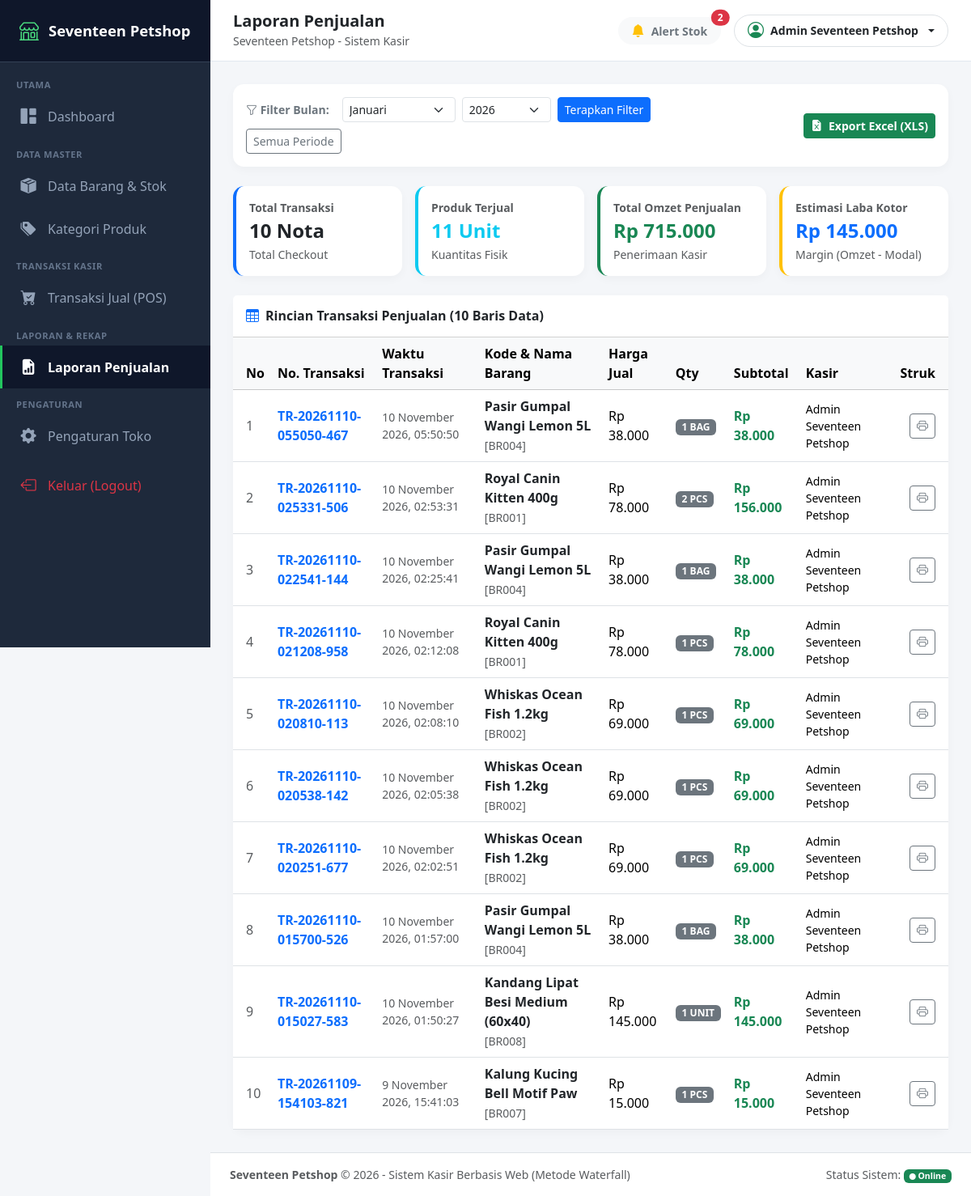
Page /module/laporan/index.php (signed in) on the committed database.
### tables this page shows
CREATE TABLE `toko` (
  `id_toko` int(11) NOT NULL,
  `nama_toko` varchar(255) NOT NULL,
  `alamat_toko` text NOT NULL,
  `tlp` varchar(50) NOT NULL,
  `nama_pemilik` varchar(255) NOT NULL
);

CREATE TABLE `nota` (
  `id_nota` int(11) NOT NULL,
  `no_transaksi` varchar(50) NOT NULL,
  `id_barang` varchar(50) NOT NULL,
  `id_member` int(11) NOT NULL,
  `jumlah` int(11) NOT NULL DEFAULT 1,
  `total` decimal(12,2) NOT NULL DEFAULT 0.00,
  `tanggal_input` varchar(50) NOT NULL,
  `periode` varchar(20) DEFAULT NULL
);

CREATE TABLE `barang` (
  `id` int(11) NOT NULL,
  `id_barang` varchar(50) NOT NULL,
  `id_kategori` int(11) NOT NULL,
  `nama_barang` varchar(255) NOT NULL,
  `merk` varchar(100) NOT NULL,
  `harga_beli` decimal(12,2) NOT NULL DEFAULT 0.00,
  `harga_jual` decimal(12,2) NOT NULL DEFAULT 0.00,
  `satuan_barang` varchar(50) NOT NULL DEFAULT 'PCS',
  `stok` int(11) NOT NULL DEFAULT 0,
  `stok_minimum` int(11) NOT NULL DEFAULT 5,
  `tgl_input` varchar(50) NOT NULL,
  `tgl_update` varchar(50) DEFAULT NULL
);

CREATE TABLE `member` (
  `id_member` int(11) NOT NULL,
  `nm_member` varchar(255) NOT NULL,
  `alamat_member` text NOT NULL,
  `telepon` varchar(25) NOT NULL,
  `email` varchar(100) NOT NULL,
  `gambar` varchar(255) DEFAULT 'default.jpg',
  `NIK` varchar(50) NOT NULL
);

### config/config.php (called while the page is built, shortened)
<?php
function rupiah($nominal) {
    return 'Rp ' . number_format((float)$nominal, 0, ',', '.');
}

### module/laporan/index.php (the view, shortened to what this page needs)
<?php
$pageTitle = 'Laporan Penjualan';
$activeMenu = 'laporan';
require_once __DIR__ . '/../../includes/header.php';
$mode = $_GET['mode'] ?? 'semua';
$bulan = $_GET['bulan'] ?? date('m');
$tahun = $_GET['tahun'] ?? date('Y');
$sql = "
    SELECT n.*, b.nama_barang, b.harga_beli, b.harga_jual, b.satuan_barang, m.nm_member
    FROM nota n
    JOIN barang b ON n.id_barang = b.id_barang
    LEFT JOIN member m ON n.id_member = m.id_member
    WHERE 1=1
";
$params = [];
$sql .= " ORDER BY n.id_nota DESC";
$stmt = $pdo->prepare($sql);
$stmt->execute($params);
$laporanList = $stmt->fetchAll();
$totalOmzet = 0;
$totalModal = 0;
$totalItemTerjual = 0;
$uniqueTrx = [];
foreach ($laporanList as $lap) {
    $totalOmzet += (float)$lap['total'];
    $totalModal += ((float)$lap['harga_beli'] * (int)$lap['jumlah']);
    $totalItemTerjual += (int)$lap['jumlah'];
    $uniqueTrx[$lap['no_transaksi']] = true;
}
$estimasiProfit = $totalOmzet - $totalModal;
$totalTrx = count($uniqueTrx);
?>
<div class="card card-custom mb-4">
    <div class="card-body p-3">
        <form action="" method="GET" class="row g-2 align-items-center justify-content-between">
            <div class="col-md-8 d-flex flex-wrap gap-2 align-items-center">
                <span class="fw-bold small text-secondary me-2"><i class="bi bi-funnel"></i> Filter Bulan:</span>
                <select name="bulan" class="form-select form-select-sm" style="width: 140px;">
                    <?php
                    $namaBulan = [
                        '01' => 'Januari', '02' => 'Februari', '03' => 'Maret', '04' => 'April',
                        '05' => 'Mei', '06' => 'Juni', '07' => 'Juli', '08' => 'Agustus',
                        '09' => 'September', '10' => 'Oktober', '11' => 'November', '12' => 'Desember'
                    ];
                    foreach ($namaBulan as $mKey => $mName):
                    ?>
                        <option value="<?= $mKey ?>" <?= ($bulan === $mKey) ? 'selected' : '' ?>><?= $mName ?></option>
                    <?php endforeach; ?>
                </select>
                <select name="tahun" class="form-select form-select-sm" style="width: 110px;">
                    <?php for ($y = date('Y'); $y >= 2020; $y--): ?>
                        <option value="<?= $y ?>" <?= ($tahun == $y) ? 'selected' : '' ?>><?= $y ?></option>
                    <?php endfor; ?>
                </select>
                <button type="submit" class="btn btn-sm btn-primary">Terapkan Filter</button>
                <a href="index.php" class="btn btn-sm btn-outline-secondary">Semua Periode</a>
            </div>
            <div class="col-md-4 text-md-end">
                <a href="export_excel.php?mode=<?= urlencode($mode) ?>&bulan=<?= urlencode($bulan) ?>&tahun=<?= urlencode($tahun) ?>" class="btn btn-sm btn-success fw-bold">
                    <i class="bi bi-file-earmark-excel-fill me-1"></i> Export Excel (XLS)
                </a>
            </div>
        </form>
    </div>
</div>
<div class="row g-3 mb-4">
    <div class="col-sm-6 col-xl-3">
        <div class="card card-custom p-3 border-start border-primary border-4">
            <span class="text-muted small fw-semibold">Total Transaksi</span>
            <h4 class="fw-bold my-1 text-dark"><?= number_format($totalTrx) ?> Nota</h4>
            <small class="text-muted">Total Checkout</small>
        </div>
    </div>
    <div class="col-sm-6 col-xl-3">
        <div class="card card-custom p-3 border-start border-info border-4">
            <span class="text-muted small fw-semibold">Produk Terjual</span>
            <h4 class="fw-bold my-1 text-info"><?= number_format($totalItemTerjual) ?> Unit</h4>
            <small class="text-muted">Kuantitas Fisik</small>
        </div>
    </div>
    <div class="col-sm-6 col-xl-3">
        <div class="card card-custom p-3 border-start border-success border-4">
            <span class="text-muted small fw-semibold">Total Omzet Penjualan</span>
            <h4 class="fw-bold my-1 text-success"><?= rupiah($totalOmzet) ?></h4>
            <small class="text-muted">Penerimaan Kasir</small>
        </div>
    </div>
    <div class="col-sm-6 col-xl-3">
        <div class="card card-custom p-3 border-start border-warning border-4">
            <span class="text-muted small fw-semibold">Estimasi Laba Kotor</span>
            <h4 class="fw-bold my-1 text-primary"><?= rupiah($estimasiProfit) ?></h4>
            <small class="text-muted">Margin (Omzet - Modal)</small>
        </div>
    </div>
</div>
<div class="card card-custom">
    <div class="card-header bg-white py-3 d-flex justify-content-between align-items-center">
        <h6 class="card-title mb-0 fw-bold text-dark"><i class="bi bi-table text-primary me-2"></i>Rincian Transaksi Penjualan (<?= count($laporanList) ?> Baris Data)</h6>
    </div>
    <div class="card-body p-0">
        <div class="table-responsive">
            <table class="table table-hover align-middle mb-0">
                <thead class="table-light">
                    <tr>
                        <th class="ps-3">No</th>
                        <th>No. Transaksi</th>
                        <th>Waktu Transaksi</th>
                        <th>Kode & Nama Barang</th>
                        <th>Harga Jual</th>
                        <th>Qty</th>
                        <th>Subtotal</th>
                        <th>Kasir</th>
                        <th class="text-end pe-3">Struk</th>
                    </tr>
                </thead>
                <tbody>
                    <?php if (empty($laporanList)): ?>
                        <tr>
                            <td colspan="9" class="text-center text-muted py-5">
                                <i class="bi bi-calendar-x fs-1 d-block mb-2 text-secondary opacity-50"></i>
                                Belum ada data penjualan pada periode yang dipilih.
                            </td>
                        </tr>
                    <?php else: ?>
                        <?php $no = 1; foreach ($laporanList as $row): ?>
                        <tr>
                            <td class="ps-3 text-muted"><?= $no++ ?></td>
                            <td class="fw-bold text-primary"><?= htmlspecialchars($row['no_transaksi']) ?></td>
                            <td class="small text-muted"><?= htmlspecialchars($row['tanggal_input']) ?></td>
                            <td>
                                <div class="fw-semibold text-dark"><?= htmlspecialchars($row['nama_barang']) ?></div>
                                <small class="text-muted">[<?= htmlspecialchars($row['id_barang']) ?>]</small>
                            </td>
                            <td><?= rupiah($row['harga_jual']) ?></td>
                            <td><span class="badge bg-secondary"><?= $row['jumlah'] ?> <?= htmlspecialchars($row['satuan_barang']) ?></span></td>
                            <td class="fw-bold text-success"><?= rupiah($row['total']) ?></td>
                            <td class="small"><?= htmlspecialchars($row['nm_member'] ?? 'Admin Kasir') ?></td>
                            <td class="text-end pe-3">
                                <a href="<?= BASE_URL ?>module/transaksi/print.php?no_transaksi=<?= urlencode($row['no_transaksi']) ?>" target="_blank" class="btn btn-sm btn-outline-secondary py-1 px-2" title="Cetak Nota">
                                    <i class="bi bi-printer"></i>
                                </a>
                            </td>
                        </tr>
                        <?php endforeach; ?>
                    <?php endif; ?>
                </tbody>
            </table>
        </div>
    </div>
</div>
<?php require_once __DIR__ . '/../../includes/footer.php'; ?>

### includes/header.php (shortened to what this page needs)
<?php
require_once __DIR__ . '/../config/config.php';
$stmtToko = $pdo->query("SELECT * FROM toko LIMIT 1");
$toko = $stmtToko->fetch() ?: ['nama_toko' => 'Seventeen Petshop'];
$countAlertStok = $pdo->query("SELECT COUNT(*) FROM barang WHERE stok <= stok_minimum")->fetchColumn();
$pageTitle = $pageTitle ?? 'Dashboard Kasir';
$activeMenu = $activeMenu ?? 'dashboard';
?>
<!DOCTYPE html>
<html lang="id">
<head>
    <link href="<?= BASE_URL ?>assets/css/bootstrap.min.css" rel="stylesheet">
    <link href="<?= BASE_URL ?>assets/css/bootstrap-icons.min.css" rel="stylesheet">
</head>
<body>
    <div class="d-flex">
        <?php include_once __DIR__ . '/sidebar.php'; ?>
        <div id="main-content" class="w-100">
            <header class="topbar d-flex justify-content-between align-items-center">
                <div class="d-flex align-items-center gap-3">
                    <div class="page-header">
                        <h5 class="mb-0 fw-bold text-dark"><?= htmlspecialchars($pageTitle) ?></h5>
                        <small class="text-muted d-none d-sm-inline"><?= htmlspecialchars($toko['nama_toko']) ?> - Sistem Kasir</small>
                    </div>
                </div>
                <div class="d-flex align-items-center gap-3">
                    <a href="<?= BASE_URL ?>module/barang/index.php?filter=menipis" class="btn btn-light position-relative rounded-pill px-3 py-1 text-secondary" title="Peringatan Stok Menipis">
                        <i class="bi bi-bell-fill text-warning"></i>
                        <span class="ms-1 small fw-bold">Alert Stok</span>
                        <?php if ($countAlertStok > 0): ?>
                            <span class="position-absolute top-0 start-100 translate-middle badge rounded-pill bg-danger">
                                <?= $countAlertStok ?>
                            </span>
                        <?php endif; ?>
                    </a>
                    <div class="dropdown">
                        <button class="btn btn-outline-light text-dark dropdown-toggle d-flex align-items-center gap-2 border py-1 px-3 rounded-pill" type="button" data-bs-toggle="dropdown">
                            <i class="bi bi-person-circle fs-5 text-success"></i>
                            <span class="small fw-semibold"><?= htmlspecialchars($_SESSION['admin_name'] ?? 'Kasir') ?></span>
                        </button>
                    </div>
                </div>
            </header>
            <main class="content-body">

### includes/sidebar.php
<aside id="sidebar">
    <a href="<?= BASE_URL ?>dashboard.php" class="brand-logo">
        <i class="bi bi-shop"></i>
        <span><?= htmlspecialchars($toko['nama_toko']) ?></span>
    </a>
    <div class="py-2">
        <div class="nav-section">Utama</div>
        <a href="<?= BASE_URL ?>dashboard.php" class="nav-link <?= ($activeMenu === 'dashboard') ? 'active' : '' ?>">
            <i class="bi bi-grid-1x2-fill"></i>
            <span>Dashboard</span>
        </a>
        <div class="nav-section">Data Master</div>
        <a href="<?= BASE_URL ?>module/barang/index.php" class="nav-link <?= ($activeMenu === 'barang') ? 'active' : '' ?>">
            <i class="bi bi-box-seam-fill"></i>
            <span>Data Barang & Stok</span>
        </a>
        <a href="<?= BASE_URL ?>module/kategori/index.php" class="nav-link <?= ($activeMenu === 'kategori') ? 'active' : '' ?>">
            <i class="bi bi-tags-fill"></i>
            <span>Kategori Produk</span>
        </a>
        <div class="nav-section">Transaksi Kasir</div>
        <a href="<?= BASE_URL ?>module/transaksi/index.php" class="nav-link <?= ($activeMenu === 'transaksi') ? 'active' : '' ?>">
            <i class="bi bi-cart-check-fill"></i>
            <span>Transaksi Jual (POS)</span>
        </a>
        <div class="nav-section">Laporan & Rekap</div>
        <a href="<?= BASE_URL ?>module/laporan/index.php" class="nav-link <?= ($activeMenu === 'laporan') ? 'active' : '' ?>">
            <i class="bi bi-file-earmark-bar-graph-fill"></i>
            <span>Laporan Penjualan</span>
        </a>
        <div class="nav-section">Pengaturan</div>
        <a href="<?= BASE_URL ?>module/toko/index.php" class="nav-link <?= ($activeMenu === 'toko') ? 'active' : '' ?>">
            <i class="bi bi-gear-fill"></i>
            <span>Pengaturan Toko</span>
        </a>
        <a href="<?= BASE_URL ?>logout.php" class="nav-link text-danger mt-2" onclick="return confirm('Apakah Anda yakin ingin keluar dari sistem kasir?')">
            <i class="bi bi-box-arrow-left"></i>
            <span>Keluar (Logout)</span>
        </a>
    </div>
</aside>

### includes/footer.php (shortened to what this page needs)
            </main>
            <footer class="bg-white border-top py-3 px-4 text-center text-muted small mt-auto">
                <div class="d-flex justify-content-between align-items-center flex-wrap gap-2">
                    <div>
                        <strong><?= htmlspecialchars($toko['nama_toko']) ?></strong> &copy; <?= date('Y') ?> - Sistem Kasir Berbasis Web (Metode Waterfall)
                    </div>
                    <div>
                        <span>Status Sistem: <span class="badge bg-success"><i class="bi bi-circle-fill" style="font-size: 8px;"></i> Online</span></span>
                    </div>
                </div>
            </footer>
        </div>
    </div>
</body>
</html>

### includes/header.php (style rules this page uses)
:root { --pet-primary: #198754; --pet-secondary: #0d6efd; --pet-dark: #212529; --sidebar-width: 260px; }
body { font-family: 'Segoe UI', system-ui, -apple-system, sans-serif; background-color: #f4f6f9; min-height: 100vh; }
#sidebar { width: var(--sidebar-width); min-height: 100vh; background: #1e293b; color: #cbd5e1; position: fixed; top: 0; left: 0; z-index: 1000; transition: all 0.3s ease; }
#sidebar .brand-logo { padding: 1.25rem 1.5rem; background: #0f172a; color: #fff; display: flex; align-items: center; gap: 0.75rem; font-size: 1.15rem; font-weight: 700; text-decoration: none; border-bottom: 1px solid #334155; }
#sidebar .brand-logo i { color: #4ade80; font-size: 1.5rem; }
#sidebar .nav-section { padding: 0.75rem 1.25rem 0.25rem; font-size: 0.7rem; font-weight: 700; text-transform: uppercase; letter-spacing: 0.05em; color: #64748b; }
#sidebar .nav-link { color: #94a3b8; padding: 0.75rem 1.25rem; display: flex; align-items: center; gap: 0.75rem; font-weight: 500; transition: all 0.2s; border-left: 3px solid transparent; }
#sidebar .nav-link.active { color: #ffffff; background: #0f172a; border-left-color: #22c55e; font-weight: 600; }
#sidebar .nav-link i { font-size: 1.2rem; width: 24px; text-align: center; }
#main-content { margin-left: var(--sidebar-width); min-height: 100vh; display: flex; flex-direction: column; transition: all 0.3s ease; }
.topbar { background: #ffffff; border-bottom: 1px solid #e2e8f0; padding: 0.85rem 1.75rem; position: sticky; top: 0; z-index: 999; }
.content-body { padding: 1.75rem; flex: 1; }
.card-custom { border: none; border-radius: 0.85rem; box-shadow: 0 4px 12px rgba(0,0,0,0.03); background: #ffffff; }

### rows in the picture
toko: nama_toko "Seventeen Petshop"
nota: no_transaksi "TR-20261110-055050-467", tanggal_input "10 November 2026, 05:50:50", barang.nama_barang "Pasir Gumpal Wangi Lemon 5L", id_barang "BR004", barang.harga_jual "Rp 38.000", jumlah "1", barang.satuan_barang "BAG", total "Rp 38.000", id_member.nm_member "Admin Seventeen Petshop"
nota: no_transaksi "TR-20261110-025331-506", tanggal_input "10 November 2026, 02:53:31", barang.nama_barang "Royal Canin Kitten 400g", id_barang "BR001", barang.harga_jual "Rp 78.000", jumlah "2", barang.satuan_barang "PCS", total "Rp 156.000", id_member.nm_member "Admin Seventeen Petshop"
nota: no_transaksi "TR-20261110-022541-144", tanggal_input "10 November 2026, 02:25:41", barang.nama_barang "Pasir Gumpal Wangi Lemon 5L", id_barang "BR004", barang.harga_jual "Rp 38.000", jumlah "1", barang.satuan_barang "BAG", total "Rp 38.000", id_member.nm_member "Admin Seventeen Petshop"
nota: no_transaksi "TR-20261110-021208-958", tanggal_input "10 November 2026, 02:12:08", barang.nama_barang "Royal Canin Kitten 400g", id_barang "BR001", barang.harga_jual "Rp 78.000", jumlah "1", barang.satuan_barang "PCS", total "Rp 78.000", id_member.nm_member "Admin Seventeen Petshop"
nota: no_transaksi "TR-20261110-020810-113", tanggal_input "10 November 2026, 02:08:10", barang.nama_barang "Whiskas Ocean Fish 1.2kg", id_barang "BR002", barang.harga_jual "Rp 69.000", jumlah "1", barang.satuan_barang "PCS", total "Rp 69.000", id_member.nm_member "Admin Seventeen Petshop"
nota: no_transaksi "TR-20261110-020538-142", tanggal_input "10 November 2026, 02:05:38", barang.nama_barang "Whiskas Ocean Fish 1.2kg", id_barang "BR002", barang.harga_jual "Rp 69.000", jumlah "1", barang.satuan_barang "PCS", total "Rp 69.000", id_member.nm_member "Admin Seventeen Petshop"
nota: no_transaksi "TR-20261110-020251-677", tanggal_input "10 November 2026, 02:02:51", barang.nama_barang "Whiskas Ocean Fish 1.2kg", id_barang "BR002", barang.harga_jual "Rp 69.000", jumlah "1", barang.satuan_barang "PCS", total "Rp 69.000", id_member.nm_member "Admin Seventeen Petshop"
nota: no_transaksi "TR-20261110-015700-526", tanggal_input "10 November 2026, 01:57:00", barang.nama_barang "Pasir Gumpal Wangi Lemon 5L", id_barang "BR004", barang.harga_jual "Rp 38.000", jumlah "1", barang.satuan_barang "BAG", total "Rp 38.000", id_member.nm_member "Admin Seventeen Petshop"
nota: no_transaksi "TR-20261110-015027-583", tanggal_input "10 November 2026, 01:50:27", barang.nama_barang "Kandang Lipat Besi Medium (60x40)", id_barang "BR008", barang.harga_jual "Rp 145.000", jumlah "1", barang.satuan_barang "UNIT", total "Rp 145.000", id_member.nm_member "Admin Seventeen Petshop"
nota: no_transaksi "TR-20261109-154103-821", tanggal_input "9 November 2026, 15:41:03", barang.nama_barang "Kalung Kucing Bell Motif Paw", id_barang "BR007", barang.harga_jual "Rp 15.000", jumlah "1", barang.satuan_barang "PCS", total "Rp 15.000", id_member.nm_member "Admin Seventeen Petshop"

### other values in the picture
$pageTitle "Laporan Penjualan"
$countAlertStok "2"
$_SESSION['admin_name'] "Admin Seventeen Petshop"
$totalTrx "10"
$totalItemTerjual "11"
rupiah($totalOmzet) "Rp 715.000"
rupiah($estimasiProfit) "Rp 145.000"
count($laporanList) "10"
form field bulan "Januari"
form field tahun "2026"
